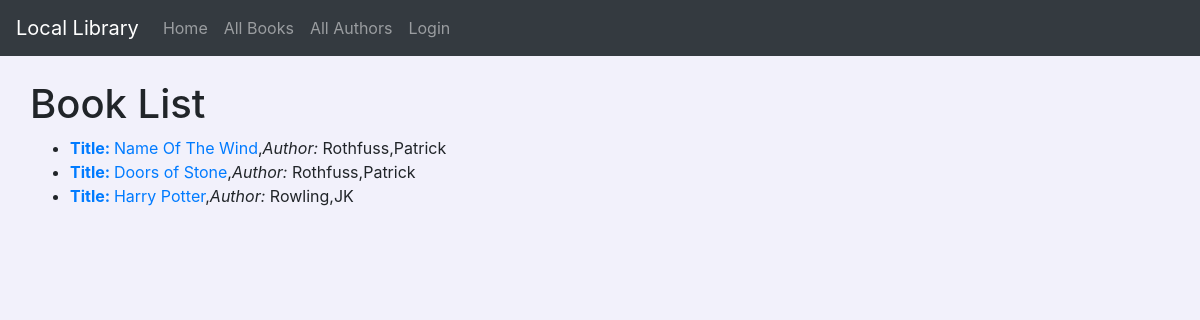
/catalog/books/, run on the app's committed database.
### catalog/models.py (models this page shows, shortened)
class Book(models.Model):
    title = models.CharField(max_length=200)
    author = models.ForeignKey('Author',on_delete=models.SET_NULL,null=True)
    summary = models.TextField(max_length=1000,help_text='Enter a brief description of the book')
    genere = models.ManyToManyField(Genre,help_text='Select a genre for this book')
    isbn = models.CharField(max_length=1000,help_text='13 Character <a href="https://www.isbn-international.org/content/what-isbn">ISBN number</a>')
    language = models.ForeignKey(Language, on_delete=models.SET_NULL, null=True)
    def get_absolute_url(self):
        return reverse('book-detail',args=[str(self.id)])

class Author(models.Model):
    first_name = models.CharField(max_length=100)
    last_name = models.CharField(max_length=100)
    date_of_birth = models.DateField(null=True,blank=True)
    date_of_death = models.DateField('Died',null=True,blank=True)
    class Meta:
        ordering = ['date_of_birth']
    def __str__(self):
        return '{0},{1}'.format(self.last_name,self.first_name)

### catalog/views.py (the view)
# urls.py: path('books/',views.BookListView.as_view(),name='books'),
class BookListView(generic.ListView):
    model = Book

### catalog/templates/catalog/book_list.html
{% extends "base_generic.html" %}
{% block content %}
<h1>Book List</h1>
{% if book_list %}
<ul>
  {% for book in book_list %}
  <li>
    <a href="{{ book.get_absolute_url }}"><b>Title: </b>{{book.title}}</a>,<i>Author: </i>   {{book.author}}
  </li>
  {% endfor  %}
</ul>
{% else %}
<p>
  There are no books in the Library
</p>
{% endif %}
{% endblock %}

### catalog/static/css/style.css (style rules this page uses)
body { padding-top: 80px; background-color: #f2f1fb; }

### data on the page
Book: title "Name Of The Wind", author "Rothfuss,Patrick"
Book: title "Doors of Stone", author "Rothfuss,Patrick"
Book: title "Harry Potter", author "Rowling,JK"
